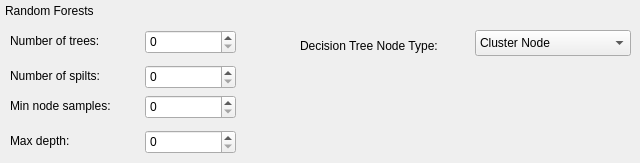
         <widget class="QWidget" name="page_47">
          <widget class="QLabel" name="label_106">
           <property name="geometry">
            <rect>
             <x>5</x>
             <y>0</y>
             <width>251</width>
             <height>21</height>
            </rect>
           </property>
           <property name="text">
            <string>Random Forests</string>
           </property>
          </widget>
          <widget class="QSpinBox" name="pipelineTool_randomForests_numTrees">
           <property name="geometry">
            <rect>
             <x>145</x>
             <y>30</y>
             <width>91</width>
             <height>24</height>
            </rect>
           </property>
          </widget>
          <widget class="QLabel" name="label_107">
           <property name="geometry">
            <rect>
             <x>10</x>
             <y>30</y>
             <width>131</width>
             <height>21</height>
            </rect>
           </property>
           <property name="text">
            <string>Number of trees:</string>
           </property>
          </widget>
          <widget class="QLabel" name="label_108">
           <property name="geometry">
            <rect>
             <x>10</x>
             <y>65</y>
             <width>131</width>
             <height>21</height>
            </rect>
           </property>
           <property name="text">
            <string>Number of spilts:</string>
           </property>
          </widget>
          <widget class="QLabel" name="label_109">
           <property name="geometry">
            <rect>
             <x>10</x>
             <y>95</y>
             <width>121</width>
             <height>21</height>
            </rect>
           </property>
           <property name="text">
            <string>Min node samples:</string>
           </property>
          </widget>
          <widget class="QLabel" name="label_110">
           <property name="geometry">
            <rect>
             <x>10</x>
             <y>130</y>
             <width>76</width>
             <height>21</height>
            </rect>
           </property>
           <property name="text">
            <string>Max depth:</string>
           </property>
          </widget>
          <widget class="QSpinBox" name="pipelineTool_randomForests_maxDepth">
           <property name="geometry">
            <rect>
             <x>145</x>
             <y>130</y>
             <width>91</width>
             <height>24</height>
            </rect>
           </property>
          </widget>
          <widget class="QSpinBox" name="pipelineTool_randomForests_numSpiltingSteps">
           <property name="geometry">
            <rect>
             <x>145</x>
             <y>65</y>
             <width>91</width>
             <height>24</height>
            </rect>
           </property>
          </widget>
          <widget class="QSpinBox" name="pipelineTool_randomForests_minSamplesPerNode">
           <property name="geometry">
            <rect>
             <x>145</x>
             <y>95</y>
             <width>91</width>
             <height>24</height>
            </rect>
           </property>
          </widget>
          <widget class="QLabel" name="label_186">
           <property name="geometry">
            <rect>
             <x>300</x>
             <y>35</y>
             <width>171</width>
             <height>21</height>
            </rect>
           </property>
           <property name="text">
            <string>Decision Tree Node Type:</string>
           </property>
          </widget>
          <widget class="QComboBox" name="pipelineTool_randomForestsNodeType">
           <property name="geometry">
            <rect>
             <x>475</x>
             <y>30</y>
             <width>156</width>
             <height>26</height>
            </rect>
           </property>
           <item>
            <property name="text">
             <string>Cluster Node</string>
            </property>
           </item>
           <item>
            <property name="text">
             <string>Threshold</string>
            </property>
           </item>
          </widget>
         </widget>
